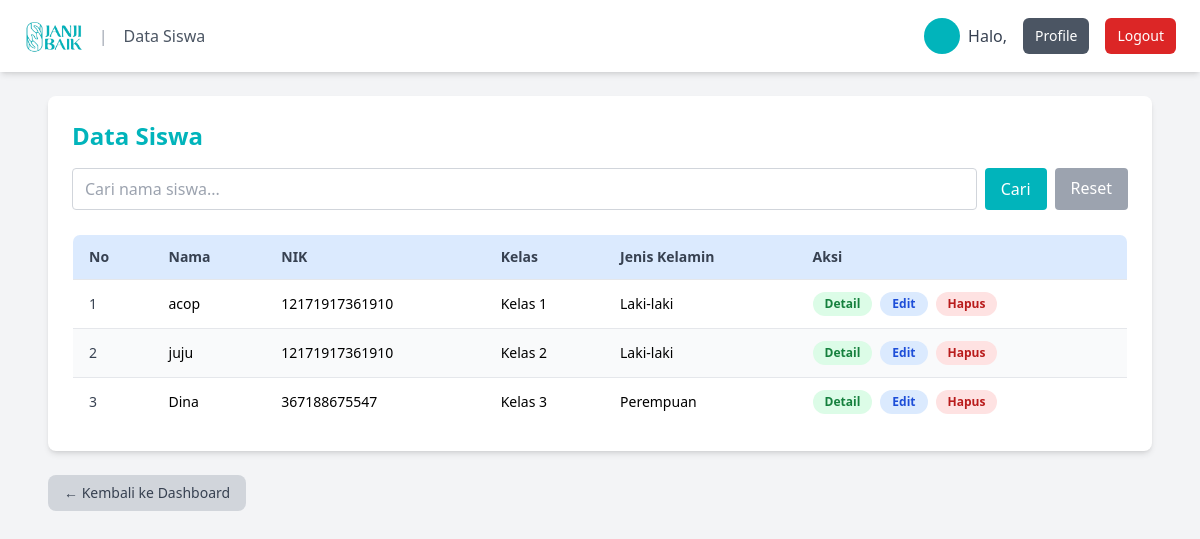
The page /admin/data_siswa.php on the database its author committed.
### tables this page shows
CREATE TABLE `siswa` (
  `id` int(11) NOT NULL,
  `nama_lengkap` varchar(100) DEFAULT NULL,
  `jenis_kelamin` enum('Laki-laki','Perempuan') DEFAULT NULL,
  `tempat_lahir` varchar(50) DEFAULT NULL,
  `tanggal_lahir` date DEFAULT NULL,
  `umur` int(11) DEFAULT NULL,
  `nik` varchar(20) DEFAULT NULL,
  `tingkatan_dituju` enum('Paket A','Paket B','Paket C') DEFAULT NULL,
  `kelas_dituju` varchar(10) DEFAULT NULL,
  `kelas_terakhir` varchar(50) DEFAULT NULL,
  `status_keluarga` enum('Anak Kandung','Anak Angkat','Anak Sambung/Tiri') DEFAULT NULL,
  `alamat` text DEFAULT NULL,
  `status_tempat_tinggal` enum('Sewa','Milik Pribadi','Tinggal dengan Saudara') DEFAULT NULL,
  `kwh_listrik` enum('450','900','1300','2200','3500 ke atas') DEFAULT NULL,
  `riwayat_penyakit` text DEFAULT NULL,
  `alasan_melanjutkan` text DEFAULT NULL,
  `ayah_nama` varchar(100) DEFAULT NULL,
  `ayah_agama` varchar(20) DEFAULT NULL,
  `ayah_pendidikan` enum('Tidak Sekolah','SD/Sederajat','SMP/Sederajat','SMA/Sederajat','D1/D2/D3','S1/Sarjana','S2/Magister','S3/Doktor') DEFAULT NULL,
  `ayah_pekerjaan` varchar(50) DEFAULT NULL,
  `ayah_penghasilan` varchar(50) DEFAULT NULL,
  `ayah_riwayat_penyakit` text DEFAULT NULL,
  `ayah_alamat` text DEFAULT NULL,
  `ayah_nohp` varchar(15) DEFAULT NULL,
  `ibu_nama` varchar(100) DEFAULT NULL,
  `ibu_agama` varchar(20) DEFAULT NULL,
  `ibu_pendidikan` varchar(30) DEFAULT NULL,
  `ibu_pekerjaan` varchar(50) DEFAULT NULL,
  `ibu_penghasilan` varchar(50) DEFAULT NULL,
  `ibu_riwayat_penyakit` text DEFAULT NULL,
  `ibu_alamat` text DEFAULT NULL,
  `ibu_nohp` varchar(15) DEFAULT NULL,
  `wali_nama` varchar(100) DEFAULT NULL,
  `wali_agama` varchar(20) DEFAULT NULL,
  `wali_pendidikan` varchar(30) DEFAULT NULL,
  `wali_pekerjaan` varchar(50) DEFAULT NULL,
  `wali_penghasilan` varchar(50) DEFAULT NULL,
  `wali_riwayat_penyakit` text DEFAULT NULL,
  `wali_alamat` text DEFAULT NULL,
  `wali_nohp` varchar(15) DEFAULT NULL,
  `kontak_nama` varchar(100) DEFAULT NULL,
  `kontak_hubungan` varchar(50) DEFAULT NULL,
  `kontak_alamat` text DEFAULT NULL,
  `kontak_nohp` varchar(15) DEFAULT NULL
);

### admin/data_siswa.php (the view, shortened to what this page needs)
<?php
$koneksi = new mysqli("localhost", "root", "", "janjibaik_db");
$search = isset($_GET['search']) ? trim($_GET['search']) : '';
if ($search !== '') {
    $stmt = $koneksi->prepare("SELECT * FROM siswa WHERE nama_lengkap LIKE ?");
    $like_search = "%$search%";
    $stmt->bind_param("s", $like_search);
    $stmt->execute();
    $result = $stmt->get_result();
} else {
    $result = $koneksi->query("SELECT * FROM siswa");
}
?>
<!DOCTYPE html>
<html lang="id">
<head>
    <script src="https://cdn.tailwindcss.com"></script>
</head>
<body class="bg-gray-100 min-h-screen">
<header class="bg-white shadow-md fixed top-0 w-full z-10">
    <div class="max-w-7xl mx-auto px-6 py-4 flex justify-between items-center">
        <div class="flex items-center space-x-4">
            <img src="../assets/logo.png" alt="Logo" class="h-10 w-15 object-contain" />
            <span class="text-gray-400">|</span>
            <span class="text-gray-600">Data Siswa</span>
        </div>
        <div class="flex items-center space-x-4">
            <div class="flex items-center space-x-2">
                <div class="w-9 h-9 bg-[#01B4BB] rounded-full flex items-center justify-center text-white font-semibold">
                </div>
                <span class="text-gray-700">Halo, <?= htmlspecialchars($_SESSION['admin_nama']); ?></span>
            </div>
            <a href="profile.php" class="bg-gray-600 hover:bg-gray-700 text-white px-3 py-2 rounded-md text-sm flex items-center">
                Profile
            </a>
            <a href="logout.php" class="bg-red-600 hover:bg-red-700 text-white px-3 py-2 rounded-md text-sm flex items-center">
                Logout
            </a>
        </div>
    </div>
</header>
<main class="pt-24 px-6 pb-10 max-w-6xl mx-auto">
    <div class="bg-white rounded-lg shadow-md p-6">
        <h2 class="text-2xl font-bold text-[#01B4BB] mb-4">Data Siswa</h2>
        <form method="get" class="mb-6 flex space-x-2">
            <input
                type="text"
                name="search"
                placeholder="Cari nama siswa..."
                value="<?= htmlspecialchars($search) ?>"
                class="flex-grow border border-gray-300 rounded px-3 py-2"
            />
            <button type="submit" class="bg-[#01B4BB] text-white px-4 py-2 rounded hover:bg-blue-600">
                Cari
            </button>
            <a href="data_siswa.php" class="bg-gray-400 text-white px-4 py-2 rounded hover:bg-gray-500">Reset</a>
        </form>
        <div class="overflow-x-auto">
            <table class="min-w-full text-sm border border-gray-200 rounded-lg overflow-hidden">
                <thead class="bg-blue-100 text-gray-700">
                <tr>
                    <th class="text-left py-3 px-4 border-b">No</th>
                    <th class="text-left py-3 px-4 border-b">Nama</th>
                    <th class="text-left py-3 px-4 border-b">NIK</th>
                    <th class="text-left py-3 px-4 border-b">Kelas</th>
                    <th class="text-left py-3 px-4 border-b">Jenis Kelamin</th>
                    <th class="text-left py-3 px-4 border-b">Aksi</th>
                </tr>
                </thead>
                <tbody>
                <?php if ($result->num_rows > 0): $no = 1; while ($row = $result->fetch_assoc()): ?>
                    <tr class="even:bg-gray-50">
                        <td class="py-3 px-4 border-b text-gray-700"><?= $no++; ?></td>
                        <td class="py-3 px-4 border-b font-medium"><?= htmlspecialchars($row['nama_lengkap']); ?></td>
                        <td class="py-3 px-4 border-b"><?= htmlspecialchars($row['nik']); ?></td>
                        <td class="py-3 px-4 border-b"><?= htmlspecialchars($row['kelas_dituju']); ?></td>
                        <td class="py-3 px-4 border-b"><?= htmlspecialchars($row['jenis_kelamin']); ?></td>
                        <td class="py-3 px-4 border-b">
                            <div class="flex space-x-2">
                                <a href="detail_siswa.php?id=<?= $row['id']; ?>"
                                   class="bg-green-100 text-green-700 px-3 py-1 rounded-full text-xs font-semibold hover:bg-green-200">
                                    Detail
                                </a>
                                <button
                                    class="bg-blue-100 text-blue-700 px-3 py-1 rounded-full text-xs font-semibold hover:bg-blue-200 edit-button"
                                    data-id="<?= $row['id']; ?>"
                                    data-nama="<?= htmlspecialchars($row['nama_lengkap']); ?>"
                                    data-nik="<?= htmlspecialchars($row['nik']); ?>"
                                    data-kelas="<?= htmlspecialchars($row['kelas_dituju']); ?>"
                                    data-jk="<?= htmlspecialchars($row['jenis_kelamin']); ?>">
                                    Edit
                                </button>
                                <button
                                    class="hapus-button bg-red-100 text-red-700 px-3 py-1 rounded-full text-xs font-semibold hover:bg-red-200"
                                    data-id="<?= $row['id']; ?>">
                                    Hapus
                                </button>
                            </div>
                        </td>
                    </tr>
                <?php endwhile; else: ?>
                    <tr>
                        <td colspan="6" class="text-center py-4 text-gray-500">Data tidak ditemukan</td>
                    </tr>
                <?php endif; ?>
                </tbody>
            </table>
        </div>
    </div>
    <div class="mt-6 text-left">
        <a href="dashboard.php" class="inline-flex items-center bg-gray-300 text-gray-700 hover:bg-gray-400 px-4 py-2 rounded-lg text-sm transition">
            ← Kembali ke Dashboard
        </a>
    </div>
</main>
</body>
</html>

### rows shown on the page
siswa: nama_lengkap "acop", nik "12171917361910", kelas_dituju "Kelas 1", jenis_kelamin "Laki-laki"
siswa: nama_lengkap "juju", nik "12171917361910", kelas_dituju "Kelas 2", jenis_kelamin "Laki-laki"
siswa: nama_lengkap "Dina", nik "367188675547", kelas_dituju "Kelas 3", jenis_kelamin "Perempuan"
